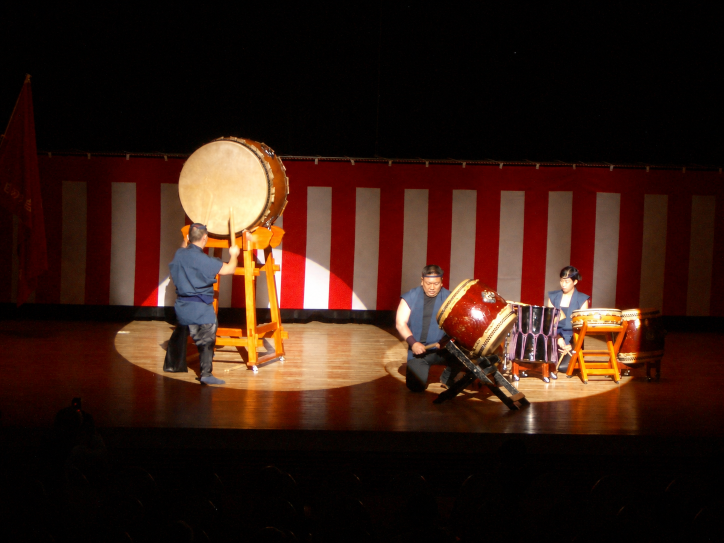
#> input picture new_site/works_deployment/source_overrides/traditional-taiko-ceremony-clean.png, 1448 x 1086 px (shown at 1/2 size)
$ python prepare_works_gallery_additions.py
#> lines starting #> are read from the running program, lines starting #| are printed output that depends on the picture
"""Build the approved 2026-07-30 Works gallery additions.

The edited source masters are kept in the Works deployment package. Public
derivatives are re-encoded without EXIF metadata and synchronized to the
production package, local preview, and release-staging mirror.
"""

from __future__ import annotations

from pathlib import Path

from PIL import Image, ImageOps


ROOT = Path(__file__).resolve().parents[1]
SOURCE = ROOT / "new_site/works_deployment/source_overrides"
OUTPUTS = (
    ROOT / "new_site/works_deployment/app/webroot/images/works/gallery",
    ROOT / "temporary_preview_site/public/images/works/gallery",
    ROOT / "work/release_upload/5_works_gallery/app/webroot/images/works/gallery",
)

PHOTOS = (
    {
        "key": "traditional-taiko-ceremony",
        "source": "traditional-taiko-ceremony-clean.png",
        "center": (0.50, 0.50),
    },
    {
        "key": "traditional-shamisen-tatami",
        "source": "traditional-shamisen-tatami-clean.png",
        "center": (0.56, 0.50),
    },
    {
        "key": "jazz-female-big-band-stage",
        "source": "jazz-female-big-band-stage-clean.png",
        "center": (0.50, 0.50),
    },
    {
        "key": "traditional-mariachi-festive",
        "source": "traditional-mariachi-festive-clean.png",
        "center": (0.50, 0.50),
    },
)


def largest_four_by_three(image: Image.Image, center: tuple[float, float]) -> Image.Image:
    """Return a performer-safe 4:3 large image no bigger than 1600x1200."""
    width = min(1600, image.width, int(image.height * 4 / 3))
    width -= width % 4
    height = width * 3 // 4
    return ImageOps.fit(
        image,
        (width, height),
        method=Image.Resampling.LANCZOS,
        centering=center,
    )


def save_variants(image: Image.Image, output: Path, key: str, center: tuple[float, float]) -> None:
    output.mkdir(parents=True, exist_ok=True)
    card = ImageOps.fit(
        image,
        (960, 720),
        method=Image.Resampling.LANCZOS,
        centering=center,
    )
    small = card.resize((480, 360), Image.Resampling.LANCZOS)
    large = largest_four_by_three(image, center)

    small.save(output / f"{key}-small.webp", "WEBP", quality=82, method=6)
    card.save(output / f"{key}-card.webp", "WEBP", quality=84, method=6)
    card.save(output / f"{key}-card.jpg", "JPEG", quality=87, optimize=True, progressive=True)
    large.save(output / f"{key}-large.jpg", "JPEG", quality=89, optimize=True, progressive=True)


def main() -> None:
    for photo in PHOTOS:
        source = SOURCE / photo["source"]
        if not source.is_file():
            raise FileNotFoundError(source)
        with Image.open(source) as raw:
#> raw is the input picture: PIL image 1448x1086 RGB; mean R, G, B 52.9, 28.1, 19.1
            image = ImageOps.exif_transpose(raw).convert("RGB")
            for output in OUTPUTS:
                save_variants(image, output, photo["key"], photo["center"])
#> this loop made 3 passes
#> pass 1, in save_variants, `card = ImageOps.fit( image, (960, 720), method=Image.Resampling.LANCZO..`:
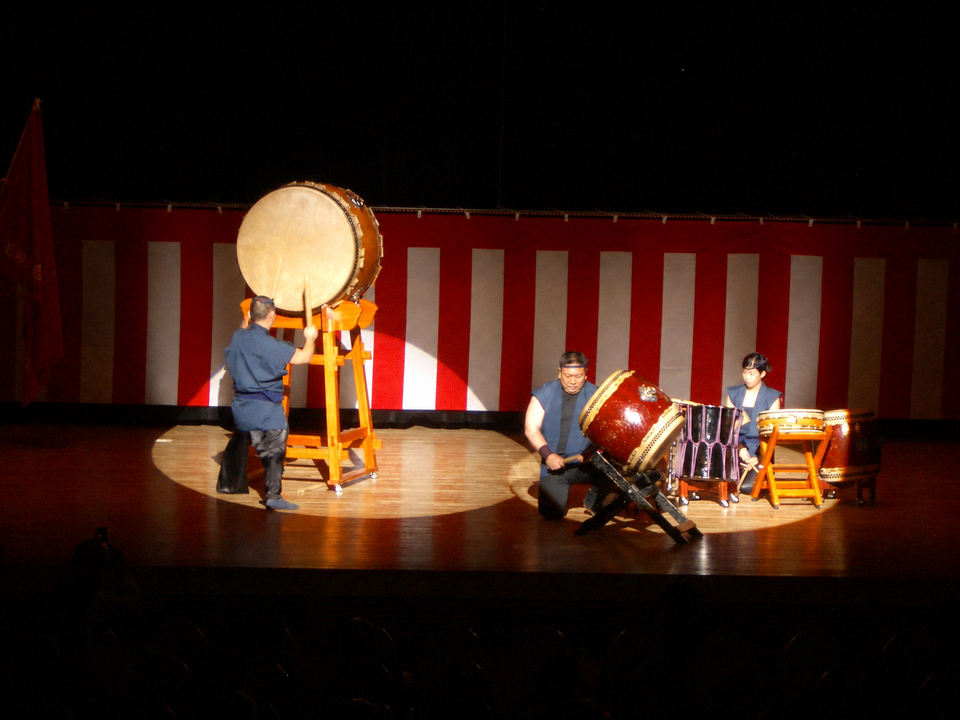
#> card: PIL image 960x720 RGB; mean R, G, B 52.9, 28.1, 19.1
#> pass 2 of the loop in main, `for photo in PHOTOS:`:
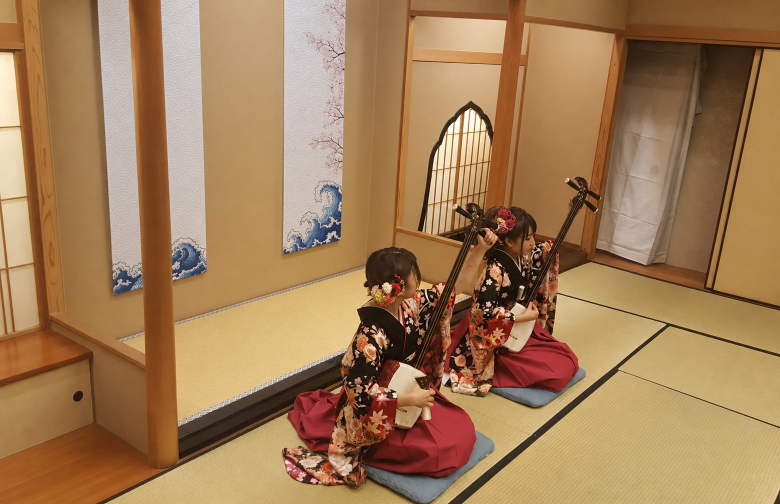
#> input picture new_site/works_deployment/source_overrides/traditional-shamisen-tatami-clean.png, 1560 x 1008 px (shown at 1/2 size)
#> in main, raw is the input picture: PIL image 1560x1008 RGB; mean R, G, B 162.3, 125.3, 86.8
#> the loop in main, `for output in OUTPUTS:` made 3 passes
#> pass 1, in save_variants (call 4), `card = ImageOps.fit( image, (960, 720), method=Image.Resampling.LANCZO..`:
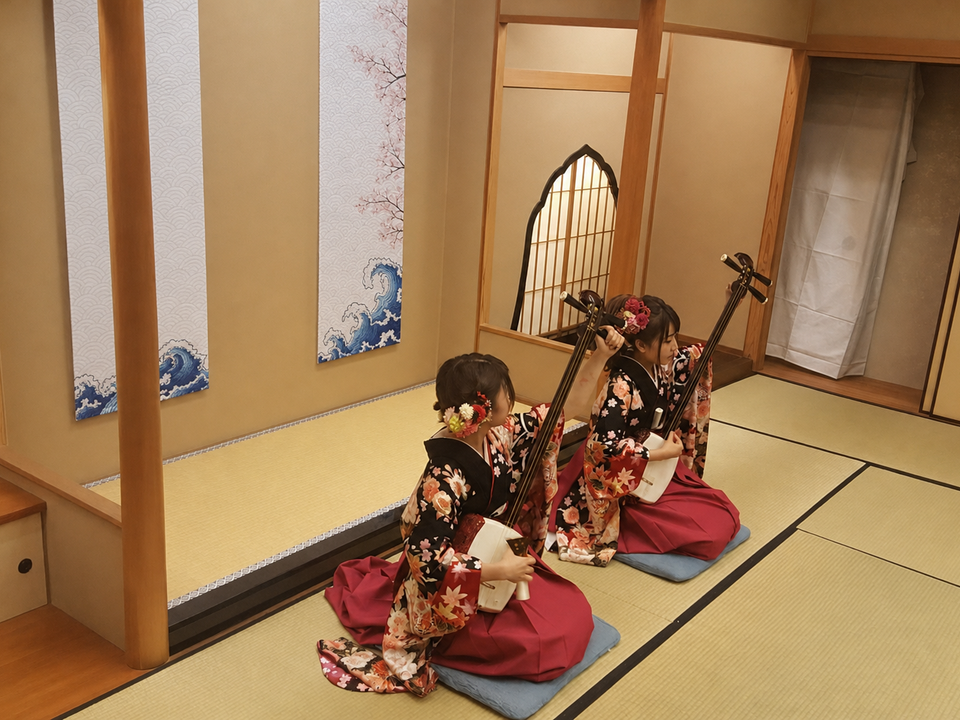
#> card: PIL image 960x720 RGB; mean R, G, B 161.2, 125, 88.4
#> pass 1, in save_variants (call 4), `small = card.resize((480, 360), Image.Resampling.LANCZOS)`:
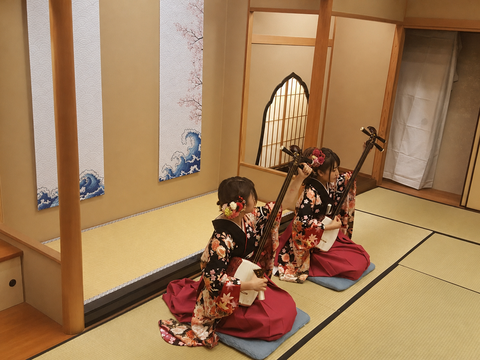
#> small: PIL image 480x360 RGB; mean R, G, B 161.2, 125, 88.4
#> pass 3 of the loop in main, `for photo in PHOTOS:`:
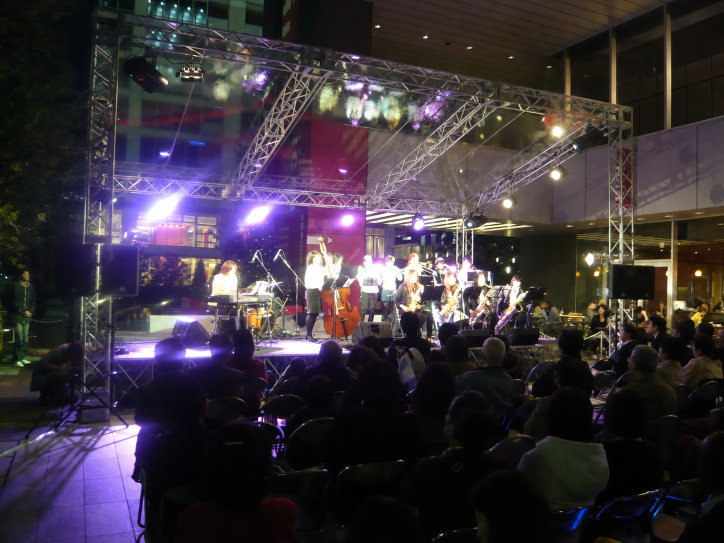
#> input picture new_site/works_deployment/source_overrides/jazz-female-big-band-stage-clean.png, 1448 x 1086 px (shown at 1/2 size)
#> in main, raw is the input picture: PIL image 1448x1086 RGB; mean R, G, B 59.5, 51.4, 60.1
#> the loop in main, `for output in OUTPUTS:` made 3 passes
#> pass 1, in save_variants (call 7), `card = ImageOps.fit( image, (960, 720), method=Image.Resampling.LANCZO..`:
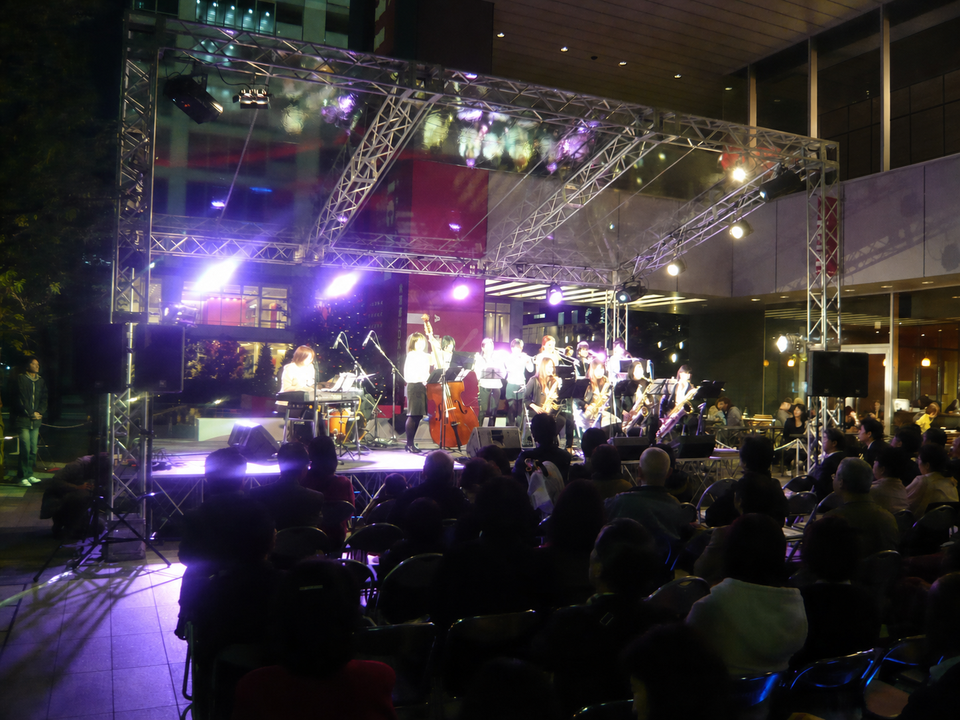
#> card: PIL image 960x720 RGB; mean R, G, B 59.5, 51.4, 60.1
#> pass 1, in save_variants (call 7), `small = card.resize((480, 360), Image.Resampling.LANCZOS)`:
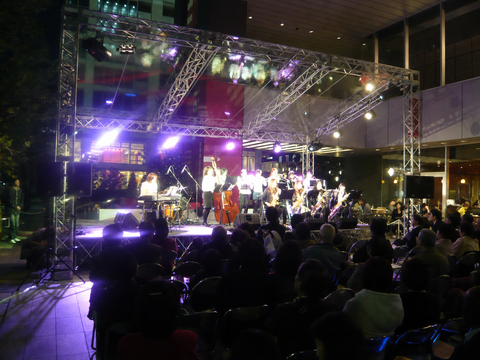
#> small: PIL image 480x360 RGB; mean R, G, B 59.5, 51.4, 60.1
#> the loop made 4 passes; the first 3 are shown

    print(f"Prepared {len(PHOTOS)} Works gallery additions in {len(OUTPUTS)} destinations")


if __name__ == "__main__":
    main()
